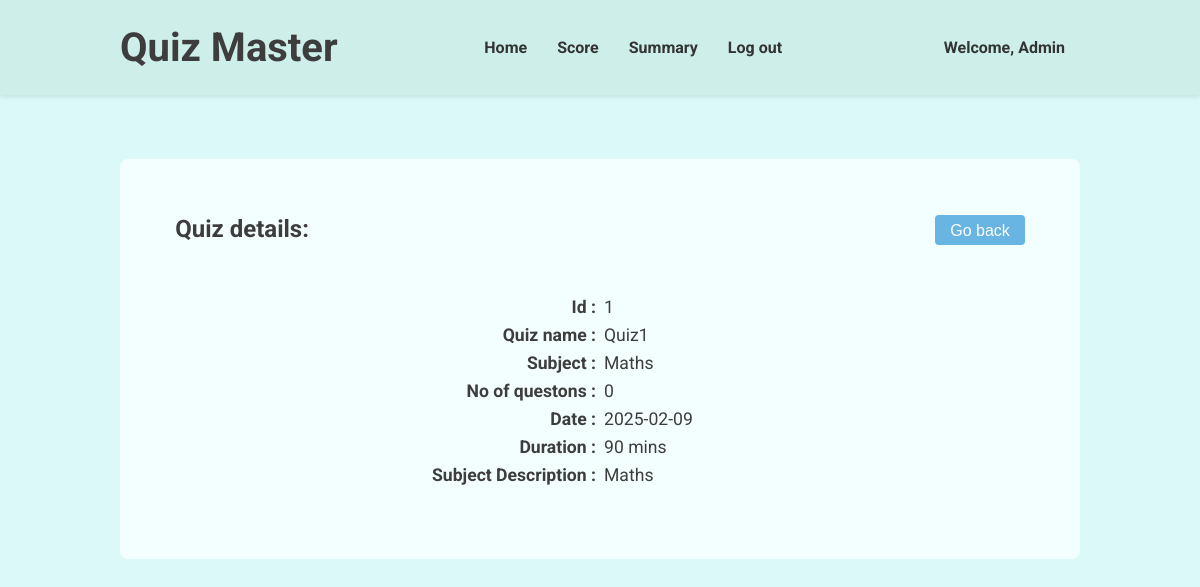
Page /show-quiz/1 (signed in) on the earlier database version.
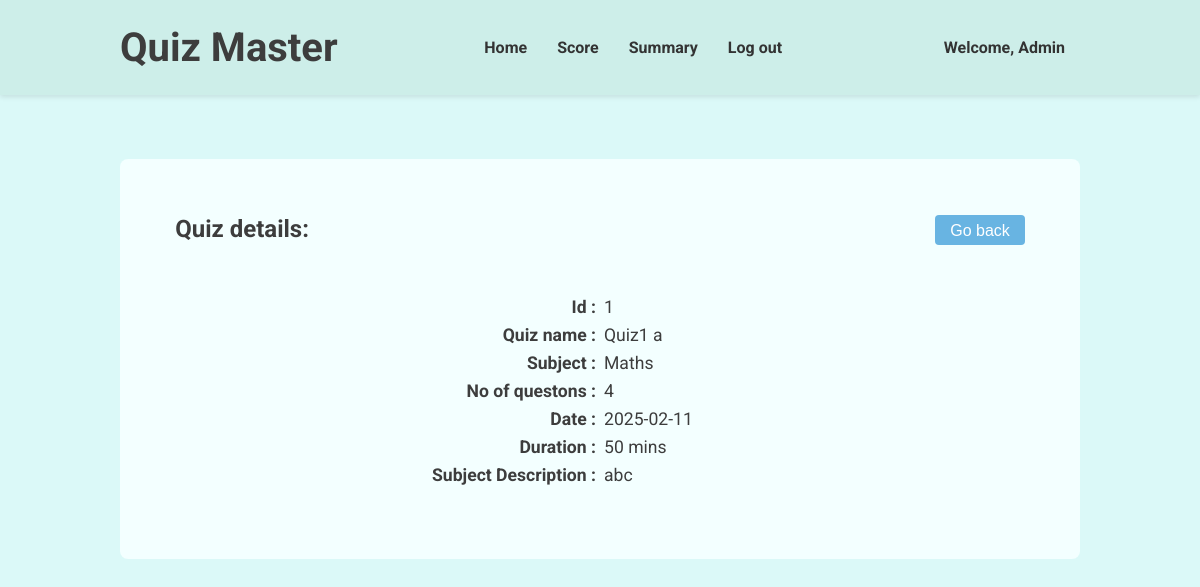
Same page on the later database version.
### models.py (models this page shows)
class Quizzes(db.Model):
    __tablename__ = 'quizzes'
    quizid = db.Column(db.Integer, primary_key=True)
    quizname = db.Column(db.String(80), unique=False, nullable=False)
    subjectid = db.Column(db.Integer, db.ForeignKey('subjects.subjectid'), nullable=False)
    duration = db.Column(db.Integer, nullable=False)
    quizdate = db.Column(db.Date, nullable=False)
    questions = db.relationship('Questions', backref='quiz', lazy=True)

class Subjects(db.Model):
    __tablename__ = 'subjects'
    subjectid = db.Column(db.Integer, primary_key=True)
    subjectname = db.Column(db.String(80), unique=False, nullable=False)
    subjectdesc = db.Column(db.String(512), nullable=False)
    chapters = db.relationship('Chapters', backref='subject', lazy=True)

### routes.py (the view)
@app.route('/show-quiz/<int:quiz_id>')
@login_required
def show_quiz(quiz_id):
    return render_template('show-quiz.html', user = current_user, quiz = Quizzes.query.get(quiz_id),subject = Subjects.query.get(Quizzes.query.get(quiz_id).subjectid))

### app.py (called while the page is built)
@login_manager.user_loader
def load_user(userid):
    return models.User.query.get(int(userid))

### templates/show-quiz.html (shortened to what this page needs)
{% extends "base.html" %} {% block title %}Show Quiz | Quiz Master{% endblock %}
{% block stylesheet %}
<link rel="stylesheet" href="{{ url_for('static', filename='navbar.css') }}" />
{% endblock %} {% block navbar %}
<header>
  <div class="header-container">
    <h1>Quiz Master</h1>
    <nav>
      <ul>
        <li>
          <a href="/dashboard">Home</a>
        </li>
        <li>
          <a href="/score">Score</a>
        </li>
        <li>
          <a href="/summary">Summary</a>
        </li>
        <li>
          <a href="/logout">Log out</a>
        </li>
      </ul>
    </nav>
    <a href="/profile">Welcome, {{ user.fullname}}</a>
  </div>
</header>
{% endblock %} {% block content %}
<main>
  <div class="sub-header">
    <h2>Quiz details:</h2>
    <button onclick="goBack()">Go back</button>
  </div>
  <div class="quiz-content">
    <p><b>Id :</b></p>
    <p>{{quiz.quizid}}</p>
    <p><b>Quiz name :</b></p>
    <p>{{quiz.quizname}}</p>
    <p><b>Subject :</b></p>
    <p>{{subject.subjectname}}</p>
    <p><b>No of questons :</b></p>
    <p>{{quiz.questions | length }}</p>
    <p><b>Date :</b></p>
    <p>{{quiz.quizdate}}</p>
    <p><b>Duration :</b></p>
    <p>{{quiz.duration}} mins</p>
    <p>
      <b>Subject Description :</b>
    </p>
    <p>{{subject.subjectdesc}}</p>
  </div>
</main>
{% endblock %}

Differences in the rows shown:
changed Quizzes id 1: quizname "Quiz1" → "Quiz1 a"; quizdate "2025-02-09" → "2025-02-11"; duration "90" → "50"
changed Subjects "Maths": subjectdesc "Maths" → "abc"
Other differences:
{{ quiz.questions | length }}: "0" → "4"
